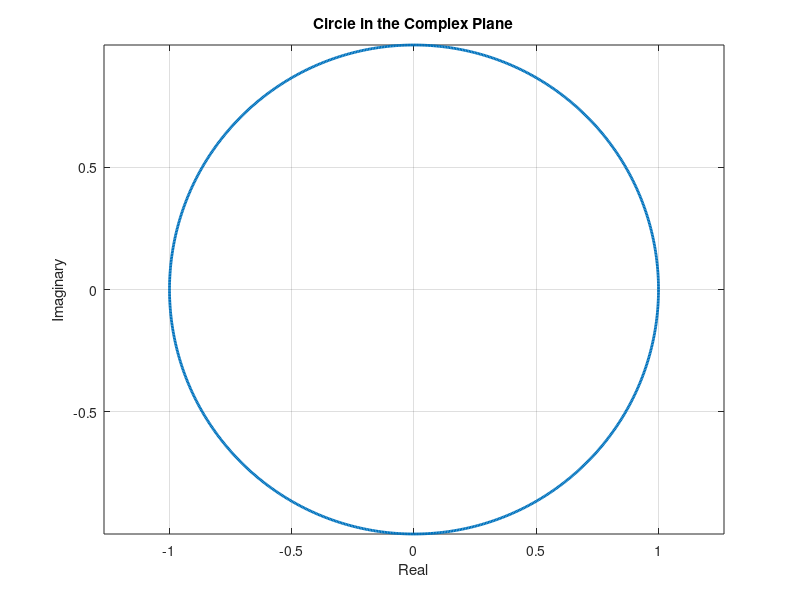

MATLAB code to generate this figure:
clc;
clear;


% Define the range for theta
theta = linspace(0, 2*pi, 1000);

% Compute the points on the circle
circle_points = exp(1i * theta); % exp(j*theta) where j is the imaginary unit

% Plot the circle
figure;
plot(real(circle_points), imag(circle_points), 'LineWidth', 2);
axis equal; % Ensure the aspect ratio is equal to make the circle look like a circle
xlabel('Real');
ylabel('Imaginary');
title('Circle in the Complex Plane');
grid on;
